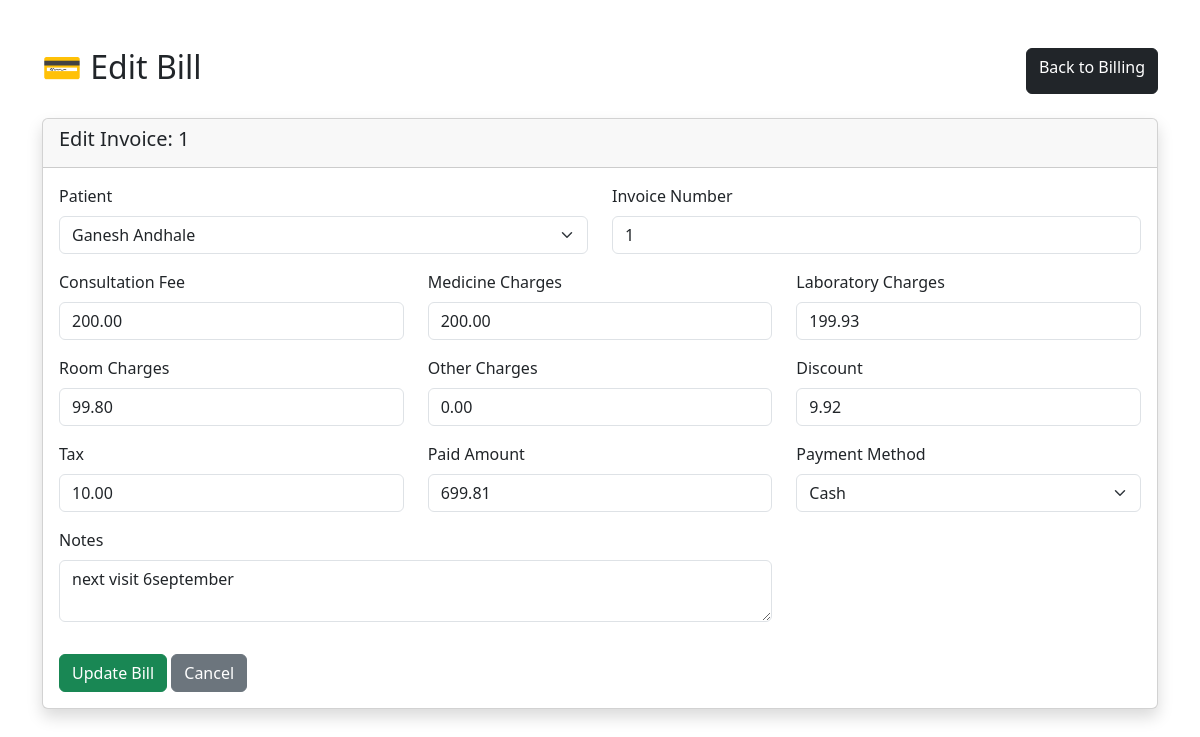
Page /billing/bill-edit/1/ on the committed database.
### billing/models.py (models this page shows, shortened)
class Bill(models.Model):
    PAYMENT_METHODS = [
        ('Cash', 'Cash'),
        ('UPI', 'UPI'),
        ('Card', 'Card'),
        ('Bank Transfer', 'Bank Transfer'),
    ]
    PAYMENT_STATUS = [
        ('Pending', 'Pending'),
        ('Partial', 'Partial'),
        ('Paid', 'Paid'),
    ]
    patient = models.ForeignKey(
        Patient,
        on_delete=models.CASCADE
    )
    invoice_number = models.CharField(
        max_length=100,
        unique=True
    )
    consultation_fee = models.DecimalField(
        max_digits=10,
        decimal_places=2,
        default=0
    )
    medicine_charges = models.DecimalField(
        max_digits=10,
        decimal_places=2,
        default=0
    )
    laboratory_charges = models.DecimalField(
        max_digits=10,
        decimal_places=2,
        default=0
    )
    room_charges = models.DecimalField(
        max_digits=10,
        decimal_places=2,
        default=0
    )
    other_charges = models.DecimalField(
        max_digits=10,
        decimal_places=2,
        default=0
    )
    discount = models.DecimalField(
        max_digits=10,
        decimal_places=2,
        default=0
    )
    tax = models.DecimalField(
        max_digits=10,
        decimal_places=2,
        default=0
    )
    total_amount = models.DecimalField(
        max_digits=10,
        decimal_places=2,
        default=0
    )
    paid_amount = models.DecimalField(
        max_digits=10,
        decimal_places=2,
        default=0
    )
    payment_method = models.CharField(
        max_length=50,
        choices=PAYMENT_METHODS,
        default='Cash'
    )
    payment_status = models.CharField(
        max_length=30,
        choices=PAYMENT_STATUS,
        default='Pending'
    )
    bill_date = models.DateField(
        auto_now_add=True
    )
    notes = models.TextField(
        blank=True
    )

### patients/models.py (models this page shows, shortened)
class Patient(models.Model):
    GENDER_CHOICES = [
        ('Male', 'Male'),
        ('Female', 'Female'),
        ('Other', 'Other'),
    ]
    BLOOD_GROUP_CHOICES = [
        ('A+', 'A+'),
        ('A-', 'A-'),
        ('B+', 'B+'),
        ('B-', 'B-'),
        ('AB+', 'AB+'),
        ('AB-', 'AB-'),
        ('O+', 'O+'),
        ('O-', 'O-'),
    ]
    name = models.CharField(max_length=100)
    email = models.EmailField(unique=True)
    phone = models.CharField(max_length=15)
    date_of_birth = models.DateField()
    gender = models.CharField(max_length=10, choices=GENDER_CHOICES)
    blood_group = models.CharField(
        max_length=5,
        choices=BLOOD_GROUP_CHOICES
    )
    address = models.TextField()
    emergency_contact = models.CharField(max_length=15)
    registered_at = models.DateTimeField(auto_now_add=True)
    profile_image = models.ImageField(
        upload_to='patients/',
        blank=True,
        null=True
    )

### billing/views.py (the view)
def bill_edit(request, id):
    bill = get_object_or_404(
        Bill,
        id=id
    )
    patients = Patient.objects.all().order_by('name')
    return render(
        request,
        'billing/bill_edit.html',
        {
            'bill': bill,
            'patients': patients
        }
    )

### templates/billing/bill_edit.html (shortened to what this page needs)
<!DOCTYPE html>
<html lang="en">
<head>
    <link
        href="https://cdn.jsdelivr.net/npm/bootstrap@5.3.3/dist/css/bootstrap.min.css"
        rel="stylesheet">
</head>
<body>
<div class="container mt-5">
    <div class="d-flex justify-content-between mb-4">
        <h2>💳 Edit Bill</h2>
        <a href="{% url 'billing' %}"
           class="btn btn-dark">
            Back to Billing
        </a>
    </div>
    <div class="card shadow">
        <div class="card-header">
            <h5>Edit Invoice: {{ bill.invoice_number }}</h5>
        </div>
        <div class="card-body">
            <form method="POST"
                  action="{% url 'bill_update' bill.id %}">
                <div class="row">
                    <div class="col-md-6 mb-3">
                        <label class="form-label">
                            Patient
                        </label>
                        <select name="patient"
                                class="form-select"
                                required>
                            {% for patient in patients %}
                            <option value="{{ patient.id }}"
                                {% if patient.id == bill.patient.id %}
                                    selected
                                {% endif %}>
                                {{ patient.name }}
                            </option>
                            {% endfor %}
                        </select>
                    </div>
                    <div class="col-md-6 mb-3">
                        <label class="form-label">
                            Invoice Number
                        </label>
                        <input
                            type="text"
                            name="invoice_number"
                            class="form-control"
                            value="{{ bill.invoice_number }}"
                            required>
                    </div>
                    <div class="col-md-4 mb-3">
                        <label class="form-label">
                            Consultation Fee
                        </label>
                        <input
                            type="number"
                            name="consultation_fee"
                            class="form-control"
                            step="0.01"
                            value="{{ bill.consultation_fee }}">
                    </div>
                    <div class="col-md-4 mb-3">
                        <label class="form-label">
                            Medicine Charges
                        </label>
                        <input
                            type="number"
                            name="medicine_charges"
                            class="form-control"
                            step="0.01"
                            value="{{ bill.medicine_charges }}">
                    </div>
                    <div class="col-md-4 mb-3">
                        <label class="form-label">
                            Laboratory Charges
                        </label>
                        <input
                            type="number"
                            name="laboratory_charges"
                            class="form-control"
                            step="0.01"
                            value="{{ bill.laboratory_charges }}">
                    </div>
                    <div class="col-md-4 mb-3">
                        <label class="form-label">
                            Room Charges
                        </label>
                        <input
                            type="number"
                            name="room_charges"
                            class="form-control"
                            step="0.01"
                            value="{{ bill.room_charges }}">
                    </div>
                    <div class="col-md-4 mb-3">
                        <label class="form-label">
                            Other Charges
                        </label>
                        <input
                            type="number"
                            name="other_charges"
                            class="form-control"
                            step="0.01"
                            value="{{ bill.other_charges }}">
                    </div>
                    <div class="col-md-4 mb-3">
                        <label class="form-label">
                            Discount
                        </label>
                        <input
                            type="number"
                            name="discount"
                            class="form-control"
                            step="0.01"
                            value="{{ bill.discount }}">
                    </div>
                    <div class="col-md-4 mb-3">
                        <label class="form-label">
                            Tax
                        </label>
                        <input
                            type="number"
                            name="tax"
                            class="form-control"
                            step="0.01"
                            value="{{ bill.tax }}">
                    </div>
                    <div class="col-md-4 mb-3">
                        <label class="form-label">
                            Paid Amount
                        </label>
                        <input
                            type="number"
                            name="paid_amount"
                            class="form-control"
                            step="0.01"
                            value="{{ bill.paid_amount }}">
                    </div>
                    <div class="col-md-4 mb-3">
                        <label class="form-label">
                            Payment Method
                        </label>
                        <select
                            name="payment_method"
                            class="form-select">
                            <option value="Cash"
                                {% if bill.payment_method == "Cash" %}
                                selected
                                {% endif %}>
                                Cash
                            </option>
                        </select>
                    </div>
                    <div class="col-md-8 mb-3">
                        <label class="form-label">
                            Notes
                        </label>
                        <textarea
                            name="notes"
                            class="form-control"
                            rows="2">{{ bill.notes }}</textarea>
                    </div>
                </div>
                <div class="mt-3">
                    <button
                        type="submit"
                        class="btn btn-success">
                        Update Bill
                    </button>
                    <a
                        href="{% url 'billing' %}"
                        class="btn btn-secondary">
                        Cancel
                    </a>
                </div>
            </form>
        </div>
    </div>
</div>
</body>
</html>

### rows in the picture
Bill: invoice_number "1", patient "Ganesh Andhale", consultation_fee "200.00", medicine_charges "200.00", laboratory_charges "199.93", room_charges "99.80", other_charges "0.00", discount "9.92", tax "10.00", paid_amount "699.81", payment_method "Cash", notes "next visit 6september"
